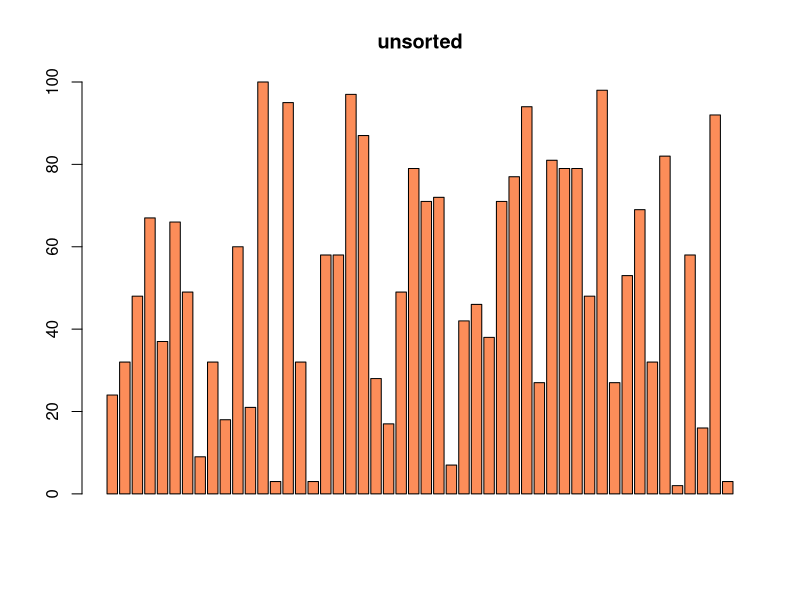
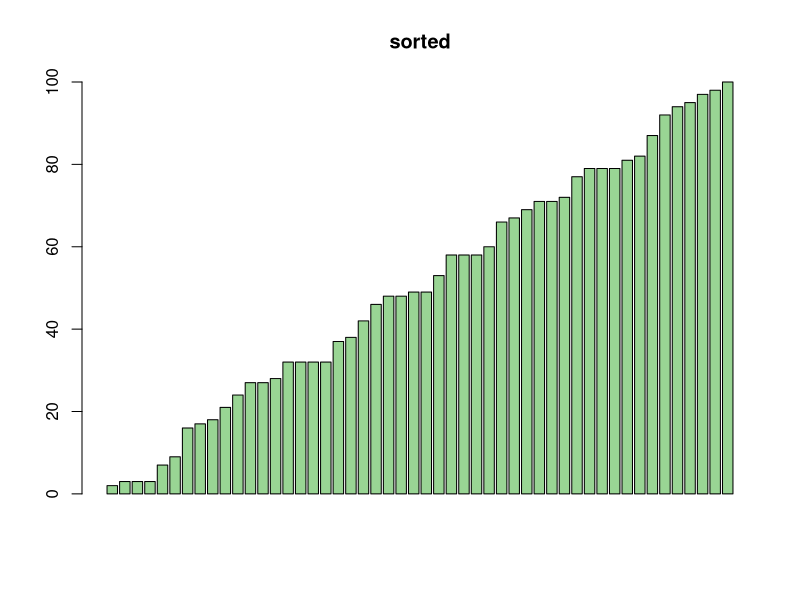

The R source for these figures, in order:
## ---- chunk 1
insert_sort <- function(lists) {
  countN <- length(lists)
  for(i in 2:countN) {
    key <- lists[i]
    j <- i-1
    while(j >= 1 && lists[j] > key) {
      lists[j+1] <- lists[j]
      j <- j - 1
    }
    lists[j+1] <- key
  }
  return(lists)
}
## ---- chunk 2
library(magrittr)
runif(50, 1, 100) %>% round %T>% 
  barplot(main = "unsorted", col = "#fc8d59") %>% 
  insert_sort %>% 
  barplot(main = "sorted", col = "#99d594")
